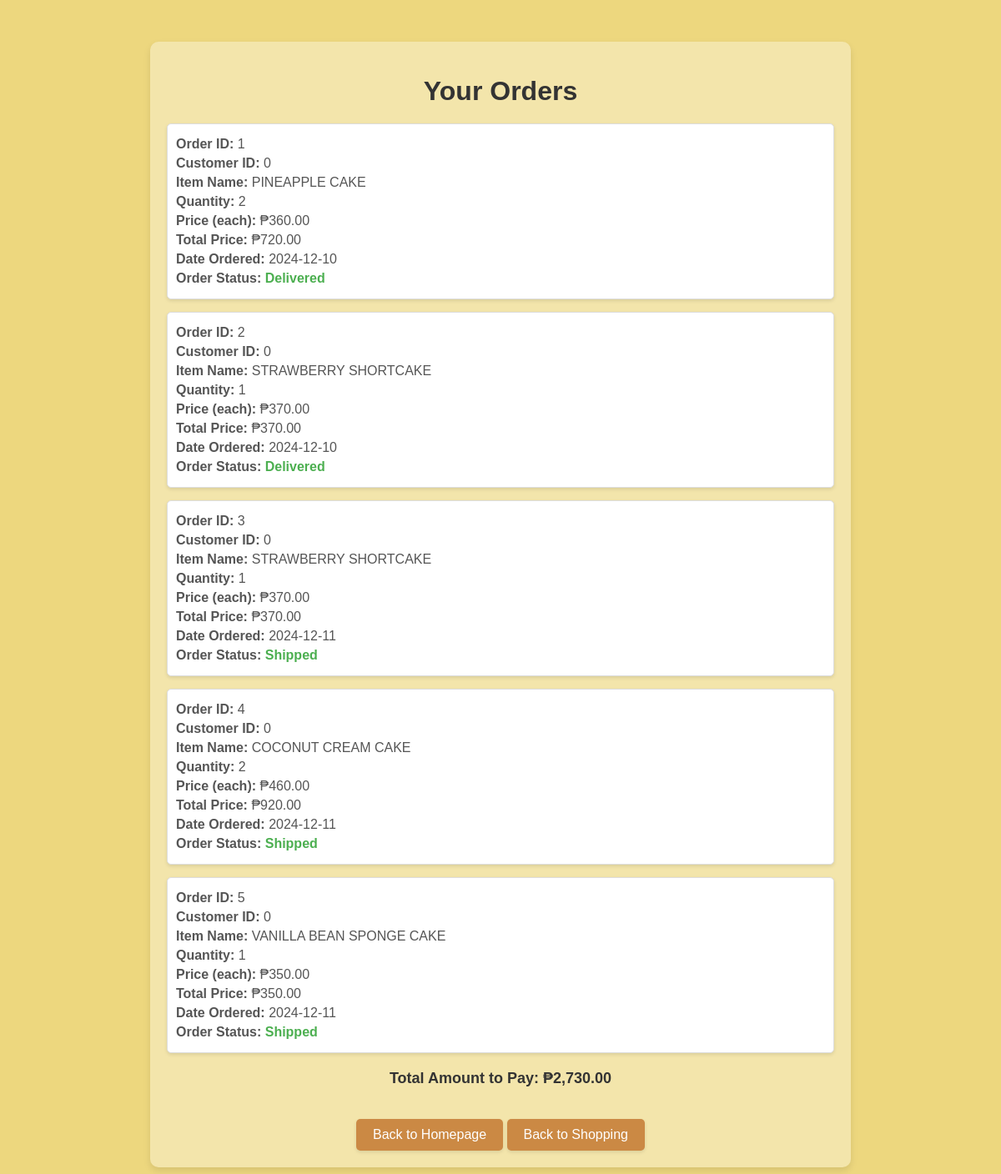
The page /MYPROJECT/order_tracking.php on the database as committed earlier.
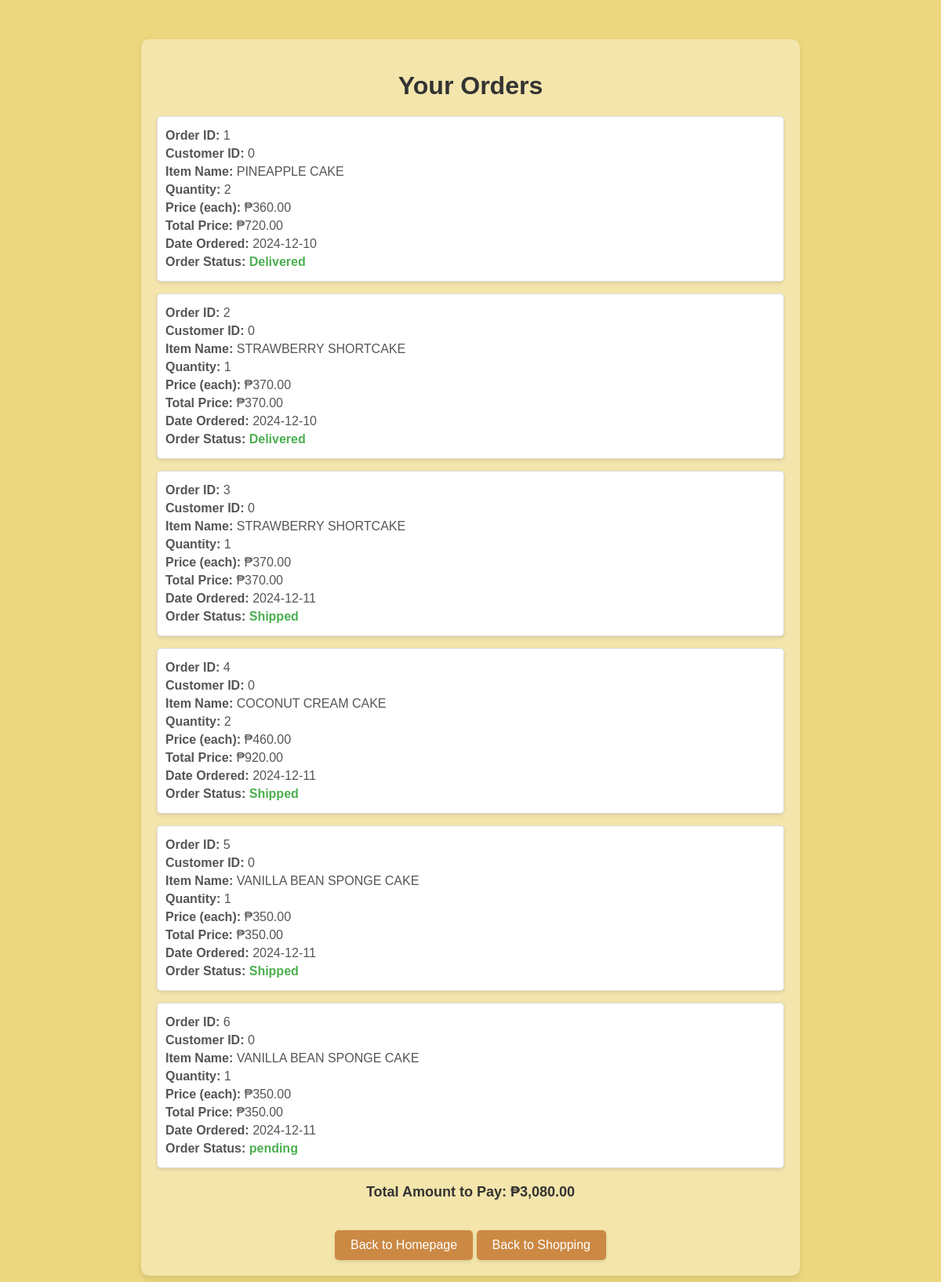
The same page on the database as committed later.
### tables this page shows
CREATE TABLE `orders` (
  `order_id` int(11) NOT NULL,
  `user_id` int(11) NOT NULL,
  `item_id` int(11) NOT NULL,
  `item_qty` int(11) NOT NULL,
  `cus_id` int(11) NOT NULL,
  `payment_method` varchar(255) NOT NULL,
  `item_price` decimal(6,2) NOT NULL,
  `total_price` decimal(10,2) NOT NULL,
  `date_ordered` date NOT NULL,
  `status` varchar(255) NOT NULL DEFAULT 'pending'
);

CREATE TABLE `items` (
  `item_id` int(11) NOT NULL,
  `item_name` varchar(55) NOT NULL,
  `item_price` decimal(6,2) NOT NULL,
  `item_desc` varchar(255) NOT NULL,
  `item_image` varchar(255) NOT NULL
);

### MYPROJECT/order_tracking.php (the view, shortened to what this page needs)
<?php
$conn = mysqli_connect("localhost", "root", "", "project");
$sql = "
    SELECT
        o.order_id,
        o.item_qty,
        o.date_ordered,
        o.status,  -- Added order status
        o.cus_id,  -- Added customer name from orders
        i.item_name,
        i.item_price,
        (o.item_qty * i.item_price) AS total_price
    FROM
        orders o
    LEFT JOIN
        items i ON o.item_id = i.item_id  -- Use LEFT JOIN to include orders without matching items
";
$stmt = $conn->prepare($sql);
$stmt->execute();
$result = $stmt->get_result();
$orders = [];
$total_amount = 0;
while ($row = $result->fetch_assoc()) {
    $orders[] = $row;
    $total_amount += $row['total_price'];
}
?>
<!DOCTYPE html>
<html lang="en">
<head>
</head>
<body>
    <div class="container">
        <h1>Your Orders</h1>
        <?php if (!empty($orders)): ?>
            <?php foreach ($orders as $order): ?>
                <div class="order">
                    <p><strong>Order ID:</strong> <?= htmlspecialchars($order['order_id']) ?></p>
                    <p><strong>Customer ID:</strong> <?= htmlspecialchars($order['cus_id']) ?></p>
                    <p><strong>Item Name:</strong> <?= htmlspecialchars($order['item_name'] ?? 'No item available') ?></p>
                    <p><strong>Quantity:</strong> <?= htmlspecialchars($order['item_qty']) ?></p>
                    <p><strong>Price (each):</strong> ₱<?= number_format($order['item_price'], 2) ?></p>
                    <p><strong>Total Price:</strong> ₱<?= number_format($order['total_price'], 2) ?></p>
                    <p><strong>Date Ordered:</strong> <?= htmlspecialchars($order['date_ordered']) ?></p>
                    <p><strong>Order Status:</strong>
                        <span class="order-status"><?= htmlspecialchars($order['status']) ?></span>
                    </p>
                </div>
            <?php endforeach; ?>
            <p class="total">Total Amount to Pay: ₱<?= number_format($total_amount, 2) ?></p>
        <?php else: ?>
            <p>No orders found.</p>
        <?php endif; ?>
        <a href="homepage.php" class="back-button">Back to Homepage</a>
        <a href="items.php" class="back-btn">Back to Shopping</a>
    </div>
</body>
</html>

### MYPROJECT/order_tracking.php (style rules this page uses)
body { font-family: Arial, sans-serif; margin: 0; padding: 0; background-color: #EDD77E; }
.container { width: 100%; max-width: 800px; margin: 50px auto; padding: 20px; background-color: #F3E5AB; border-radius: 10px; box-shadow: 0 4px 8px rgba(0, 0, 0, 0.1); text-align: center; }
h1 { color: #333; margin-bottom: 20px; }
.order { background-color: #fff; margin-bottom: 15px; padding: 10px; border: 1px solid #ddd; border-radius: 5px; text-align: left; box-shadow: 0 2px 4px rgba(0, 0, 0, 0.1); }
.order p { margin: 5px 0; color: #555; }
.order-status { font-weight: bold; color: #4CAF50; }
.total { font-size: 18px; color: #333; font-weight: bold; margin-top: 20px; }
.back-button, .back-btn { display: inline-block; margin-top: 20px; padding: 10px 20px; background-color: #CB8944; color: white; text-decoration: none; border-radius: 5px; box-shadow: 0 2px 4px rgba(0, 0, 0, 0.1); transition: background-color 0.3s ease; }

Rows that differ between the two databases and show on the page:
added orders: order_id "6", cus "0", item.item_name "VANILLA BEAN SPONGE CAKE", item_qty "1", item.item_price "350.00", total_price "350.00", date_ordered "2024-12-11", status "pending"
Other text that changed with them:
$total_amount: "2,730.00" → "3,080.00"
